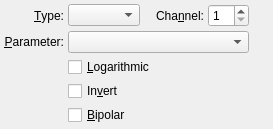
<?xml version="1.0" encoding="UTF-8"?>
<ui version="4.0">
 <author>rncbc aka Rui Nuno Capela</author>
 <comment>qtractor - An Audio/MIDI multi-track sequencer.

   Copyright (C) 2005-2025, rncbc aka Rui Nuno Capela. All rights reserved.

   This program is free software; you can redistribute it and/or
   modify it under the terms of the GNU General Public License
   as published by the Free Software Foundation; either version 2
   of the License, or (at your option) any later version.

   This program is distributed in the hope that it will be useful,
   but WITHOUT ANY WARRANTY; without even the implied warranty of
   MERCHANTABILITY or FITNESS FOR A PARTICULAR PURPOSE.  See the
   GNU General Public License for more details.

   You should have received a copy of the GNU General Public License along
   with this program; if not, write to the Free Software Foundation, Inc.,
   51 Franklin Street, Fifth Floor, Boston, MA 02110-1301 USA.

 </comment>
 <class>qtractorMidiControlPluginWidget</class>
 <widget class="QWidget" name="MidiControlPluginWidget">
  <layout class="QGridLayout">
   <item row="0" column="0">
    <widget class="QLabel" name="ControlTypeTextLabel">
     <property name="text">
      <string>&amp;Type:</string>
     </property>
     <property name="alignment">
      <set>Qt::AlignRight|Qt::AlignVCenter</set>
     </property>
     <property name="buddy">
      <cstring>ControlTypeComboBox</cstring>
     </property>
    </widget>
   </item>
   <item row="0" column="1">
    <widget class="QComboBox" name="ControlTypeComboBox">
     <property name="toolTip">
      <string>MIDI event type</string>
     </property>
    </widget>
   </item>
   <item row="0" column="2">
    <spacer>
     <property name="orientation">
      <enum>Qt::Horizontal</enum>
     </property>
     <property name="sizeHint">
      <size>
       <width>8</width>
       <height>8</height>
      </size>
     </property>
    </spacer>
   </item>
   <item row="0" column="3">
    <widget class="QLabel" name="ControlChannelTextLabel">
     <property name="text">
      <string>Cha&amp;nnel:</string>
     </property>
     <property name="alignment">
      <set>Qt::AlignRight|Qt::AlignVCenter</set>
     </property>
     <property name="buddy">
      <cstring>ControlChannelSpinBox</cstring>
     </property>
    </widget>
   </item>
   <item row="0" column="4">
    <widget class="QSpinBox" name="ControlChannelSpinBox">
     <property name="toolTip">
      <string>MIDI channel</string>
     </property>
     <property name="accelerated">
      <bool>false</bool>
     </property>
     <property name="minimum">
      <number>1</number>
     </property>
     <property name="maximum">
      <number>16</number>
     </property>
    </widget>
   </item>
   <item row="1" column="0">
    <widget class="QLabel" name="ControlParamTextLabel">
     <property name="text">
      <string>&amp;Parameter:</string>
     </property>
     <property name="alignment">
      <set>Qt::AlignRight|Qt::AlignVCenter</set>
     </property>
     <property name="buddy">
      <cstring>ControlParamComboBox</cstring>
     </property>
    </widget>
   </item>
   <item row="1" column="1" colspan="4">
    <widget class="QComboBox" name="ControlParamComboBox">
     <property name="toolTip">
      <string>MIDI parameter</string>
     </property>
    </widget>
   </item>
   <item row="2" column="1" colspan="4">
    <widget class="QCheckBox" name="ControlLogarithmicCheckBox">
     <property name="text">
      <string>&amp;Logarithmic</string>
     </property>
    </widget>
   </item>
   <item row="3" column="1" colspan="4">
    <widget class="QCheckBox" name="ControlInvertCheckBox">
     <property name="text">
      <string>In&amp;vert</string>
     </property>
    </widget>
   </item>
   <item row="4" column="1" colspan="4">
    <widget class="QCheckBox" name="ControlBipolarCheckBox">
     <property name="text">
      <string>&amp;Bipolar</string>
     </property>
    </widget>
   </item>
   <item row="0" column="5" rowspan="5">
    <spacer>
     <property name="orientation">
      <enum>Qt::Horizontal</enum>
     </property>
     <property name="sizeHint">
      <size>
       <width>20</width>
       <height>20</height>
      </size>
     </property>
    </spacer>
   </item>
  </layout>
 </widget>
 <layoutdefault spacing="4" margin="4"/>
 <customwidgets/>
 <tabstops>
  <tabstop>ControlTypeComboBox</tabstop>
  <tabstop>ControlChannelSpinBox</tabstop>
  <tabstop>ControlParamComboBox</tabstop>
  <tabstop>ControlLogarithmicCheckBox</tabstop>
  <tabstop>ControlInvertCheckBox</tabstop>
  <tabstop>ControlBipolarCheckBox</tabstop>
 </tabstops>
 <resources>
  <include location="qtractor.qrc"/>
 </resources>
 <connections/>
</ui>
